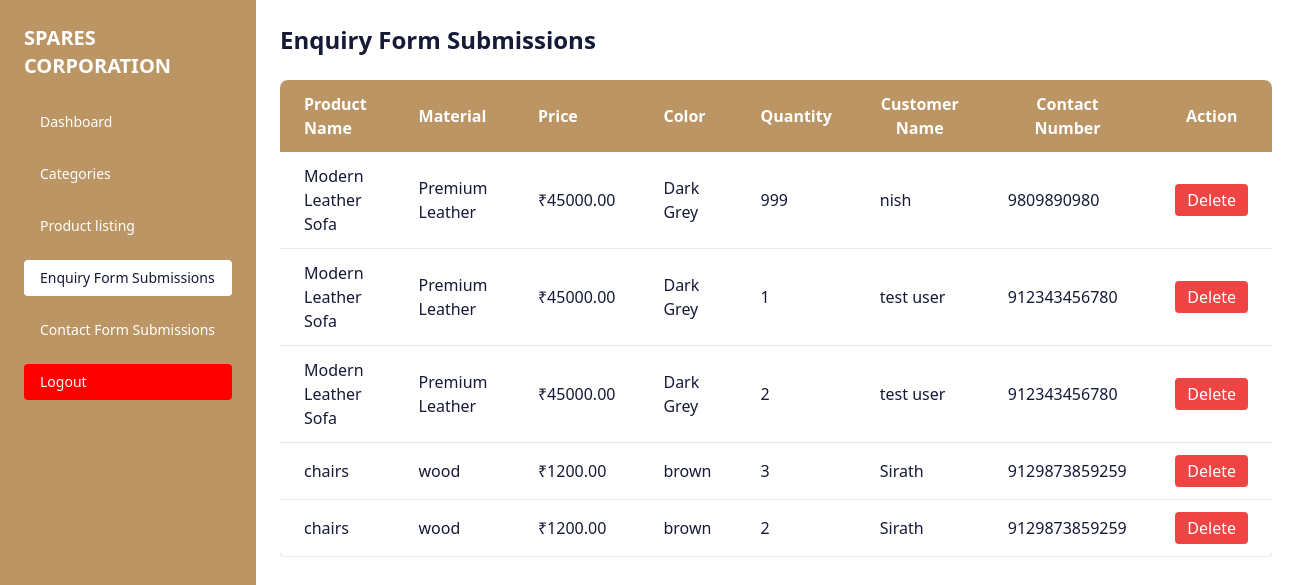
/admin_enquiry (signed in), run on the app's committed database.
### furnitureapp/models.py (models this page shows, shortened)
class Enquiry(models.Model):
    product_name = models.CharField(max_length=200)
    product_material = models.CharField(max_length=100)
    product_offer = models.DecimalField(max_digits=10, decimal_places=2)
    product_color = models.CharField(max_length=50)
    product_quantity = models.PositiveIntegerField()
    customer_name = models.CharField(max_length=150)
    contact_number = models.CharField(max_length=20)
    created_at = models.DateTimeField(auto_now_add=True)

### furnitureapp/views.py (the view)
# urls.py: path('admin_enquiry', views.admin_enquiry, name="admin_enquiry"),
@never_cache
@require_http_methods(["GET", "POST"])
def admin_enquiry(request):
    if not request.session.get('user_id'):
        return redirect('login')
    if request.method == "POST":
        enquiry_id = request.POST.get("enquiry_id")
        if enquiry_id:
            enquiry = get_object_or_404(Enquiry, id=enquiry_id)
            enquiry.delete()
            return redirect('admin_enquiry')  # Replace with your URL name
    enquiry = Enquiry.objects.all().order_by('-id')
    return render(request, 'admin_enquiry.html', {'enquiry': enquiry})

### furnitureapp/context_processors.py (called while the page is built)
def category_menu(request):
    selected_category = request.GET.get("category", "")
    categories = Category.objects.all()
    return {
        "categories": categories,
        "selected_category": selected_category
    }

### furnitureapp/templates/admin_enquiry.html (shortened to what this page needs)
<!DOCTYPE html>
<html lang="en">
<head>
  <script src="https://cdn.tailwindcss.com"></script>
</head>
<body class="bg-white text-[#151a37] font-sans">
  <div class="flex min-h-screen">
<div id="sidebar" class="fixed top-0 left-0 h-full w-64 bg-[#bc9565] text-white p-6 z-50 transform -translate-x-full md:translate-x-0 transition-transform duration-300 ease-in-out">
  <div class="flex items-center justify-between mb-6">
    <div class="w-full flex justify-center">
      <a href="{% url 'index' %}" id="brand" class="transition-all block">
      <h1 class="mt-2 text-lg md:text-xl md:mt-0 uppercase font-bold text-white">Spares Corporation</h1>
    </a>
    </div>
  </div>
  <nav>
    <ul class="space-y-4 text-sm">
      <li>
        <a href="{% url 'dashboard' %}" class="block py-2 px-4 rounded hover:bg-white hover:text-[#151a37]">Dashboard</a>
      </li>
      <li>
        <a href="{% url 'category' %}" class="block py-2 px-4 rounded hover:bg-white hover:text-[#151a37]">Categories</a>
      </li>
      <li>
        <a href="{% url 'listing' %}" class="block py-2 px-4 rounded hover:bg-white hover:text-[#151a37]">Product listing</a>
      </li>
      <li>
        <a href="{% url 'admin_enquiry' %}" class="block py-2 px-4 rounded bg-white text-[#151a37]">Enquiry Form Submissions</a>
      </li>
      <li>
        <a href="{% url 'admin_contact' %}" class="block py-2 px-4 rounded hover:bg-white hover:text-[#151a37]">Contact Form Submissions</a>
      </li>
      <li>
        <a href="{% url 'logout' %}" class="block py-2 px-4 rounded bg-[red] text-white">Logout</a>
      </li>
    </ul>
  </nav>
</div>
 <div class="flex-1 ml-0 md:ml-64 p-6">
      <h2 class="text-2xl font-semibold mb-6">Enquiry Form Submissions</h2>
      <div class="overflow-x-auto">
        <table class="min-w-full bg-white shadow-md rounded-lg overflow-hidden">
          <thead class="bg-[#bc9565] text-white">
            <tr>
              <th class="py-3 px-6 text-left">Product Name</th>
              <th class="py-3 px-6 text-left">Material</th>
              <th class="py-3 px-6 text-left">Price</th>
              <th class="py-3 px-6 text-left">Color</th>
              <th class="py-3 px-6 text-center">Quantity</th>
              <th class="py-3 px-6 text-center">Customer Name</th>
              <th class="py-3 px-6 text-center">Contact Number</th>
              <th class="py-3 px-6 text-center">Action</th>
            </tr>
          </thead>
          <tbody id="contactTableBody">
            {% for enquiry in enquiry %}
            <tr class="border-b">
              <td class="py-3 px-6">{{enquiry.product_name}}</td>
              <td class="py-3 px-6">{{enquiry.product_material}}</td>
              <td class="py-3 px-6">₹{{enquiry.product_offer}}</td>
              <td class="py-3 px-6">{{enquiry.product_color}}</td>
              <td class="py-3 px-6">{{enquiry.product_quantity}}</td>
              <td class="py-3 px-6">{{enquiry.customer_name}}</td>
              <td class="py-3 px-6">{{enquiry.contact_number}}</td>
              <td class="py-3 px-6 text-center">
                <form method="POST" onsubmit="return confirm('Are you sure you want to delete this submission?');" style="display:inline;">
                  <button type="submit" class="bg-red-500 text-white px-3 py-1 rounded hover:bg-red-600">Delete</button>
                </form>
              </td>
            </tr>
            {% endfor %}
          </tbody>
        </table>
      </div>
    </div>
  </div>
</body>
</html>

### data on the page
Enquiry: product_name "Modern Leather Sofa", product_material "Premium Leather", product_offer "45000.00", product_color "Dark Grey", product_quantity "999", customer_name "nish", contact_number "9809890980"
Enquiry: product_name "Modern Leather Sofa", product_material "Premium Leather", product_offer "45000.00", product_color "Dark Grey", product_quantity "1", customer_name "test user", contact_number "912343456780"
Enquiry: product_name "Modern Leather Sofa", product_material "Premium Leather", product_offer "45000.00", product_color "Dark Grey", product_quantity "2", customer_name "test user", contact_number "912343456780"
Enquiry: product_name "chairs", product_material "wood", product_offer "1200.00", product_color "brown", product_quantity "3", customer_name "Sirath", contact_number "9129873859259"
Enquiry: product_name "chairs", product_material "wood", product_offer "1200.00", product_color "brown", product_quantity "2", customer_name "Sirath", contact_number "9129873859259"
